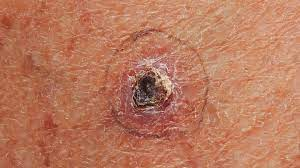
#> input picture openCV/bcc1.png, 300 x 168 px
$ python openCV2.py
#> lines starting #> are read from the running program, lines starting #| are printed output that depends on the picture
import numpy as np
import cv2

imgFile = 'bcc1.png'
img = cv2.imread(imgFile)
#> img is the input picture: shape (168, 300, 3); mean B, G, R 93.5, 121.1, 186
#This is the location of the particular pixel
px = img[100,100]
#> px = [77, 106, 175]
#These are the details
print(px)
#| [ 77 106 175]

blue = img[100,100,0]
#> blue = 77
print(blue)
#| 77

imgS = cv2.imread(imgFile, cv2.IMREAD_COLOR)
alphaImg = cv2.imread(imgFile, cv2.IMREAD_UNCHANGED)
grayImg = cv2.imread(imgFile, cv2.IMREAD_GRAYSCALE)
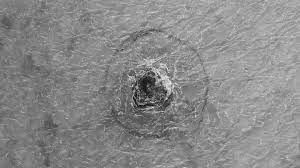
#> grayImg: shape (168, 300); min 0, max 235, mean 137.4

print('RGB shape: ', imgS.shape)
#| RGB shape:  (168, 300, 3)
print('ARGB shape: ', alphaImg.shape)
#| ARGB shape:  (168, 300, 3)
print('GSCALE shape: ', grayImg.shape)
#| GSCALE shape:  (168, 300)

#Select a region of an Img
winName = ''
#imgRegion = cv2.selectROI(winName, img, showCrosshair= , fromCenter= )
#print(imgRegion)
#OR
#This would allow you to draw the rectangle on the img
#It will then produced a cropped second image
imgRaw = cv2.imread(imgFile)
#> (the run stopped early here; a loop or call above may not have finished)

$ run again, with openCV/bcc2.png copied over openCV/bcc1.png
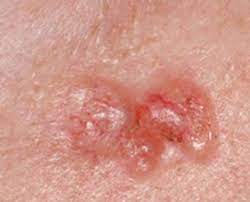
#> input picture openCV/bcc2.png, 250 x 202 px
#> img is the input picture: shape (202, 250, 3); mean B, G, R 137.8, 150.6, 209.8
#> px = [94, 105, 187]
#| [ 94 105 187]
#> blue = 94
#| 94
#> `grayImg = cv2.imread(imgFile, cv2.IMREAD_GRAYSCALE)`:
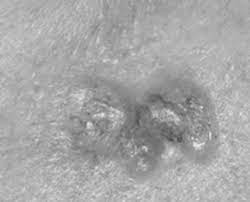
#> grayImg: shape (202, 250); min 71, max 236, mean 166.8
#| RGB shape:  (202, 250, 3)
#| ARGB shape:  (202, 250, 3)
#| GSCALE shape:  (202, 250)

$ run again, with openCV/bcc3.png copied over openCV/bcc1.png
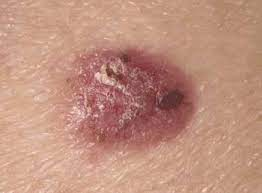
#> input picture openCV/bcc3.png, 262 x 193 px
#> img is the input picture: shape (193, 262, 3); mean B, G, R 126.2, 144.4, 191.5
#> px = [123, 126, 177]
#| [123 126 177]
#> blue = 123
#| 123
#> `grayImg = cv2.imread(imgFile, cv2.IMREAD_GRAYSCALE)`:
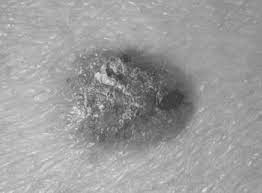
#> grayImg: shape (193, 262); min 51, max 238, mean 156.5
#| RGB shape:  (193, 262, 3)
#| ARGB shape:  (193, 262, 3)
#| GSCALE shape:  (193, 262)

$ run again, with openCV/bkl2.png copied over openCV/bcc1.png
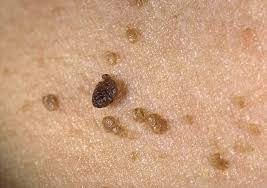
#> input picture openCV/bkl2.png, 267 x 188 px
#> img is the input picture: shape (188, 267, 3); mean B, G, R 126.8, 159.1, 201
#> px = [61, 64, 85]
#| [61 64 85]
#> blue = 61
#| 61
#> `grayImg = cv2.imread(imgFile, cv2.IMREAD_GRAYSCALE)`:
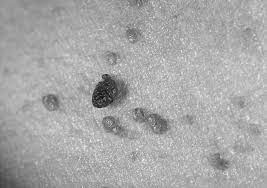
#> grayImg: shape (188, 267); min 4, max 255, mean 168
#| RGB shape:  (188, 267, 3)
#| ARGB shape:  (188, 267, 3)
#| GSCALE shape:  (188, 267)
